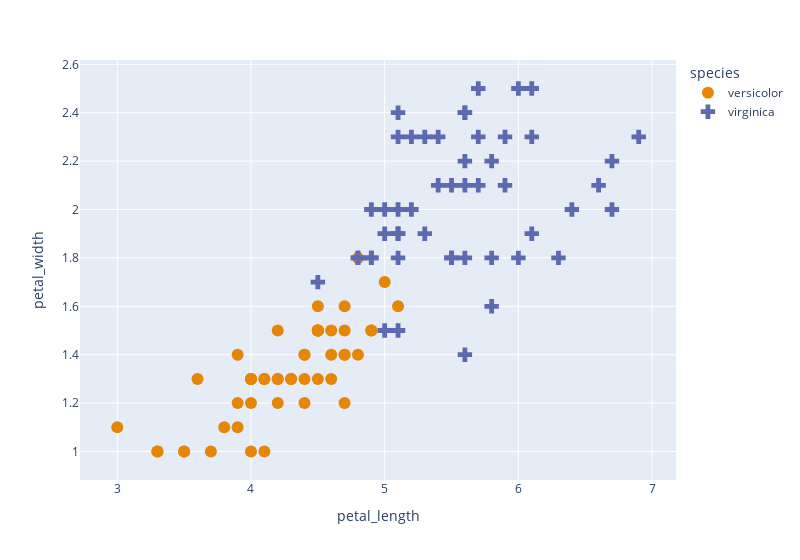

Notebook source saved alongside this figure:
### Markdown cell above
And this dataset is not.

### Code cell
fig = px.scatter(iris[iris["species"] != "setosa"], 
                 x = "petal_length",
                 y = "petal_width", 
                 color="species", 
                 symbol="species", symbol_sequence=[ "circle", "cross"],
                 render_mode="svg")
fig.update_traces(marker=dict(size=12))
fig

### Figure 1 — Plotly figure (JSON) as saved in the notebook; plotly's stock layout.template omitted (floating-point values rounded to 4 significant figures)
{"data": [{"hovertemplate": "species=versicolor<br>petal_length=%{x}<br>petal_width=%{y}<extra></extra>", "legendgroup": "versicolor", "marker": {"color": "rgb(229, 134, 6)", "size": 12, "symbol": "circle"}, "mode": "markers", "name": "versicolor", "orientation": "v", "showlegend": true, "type": "scatter", "x": [4.7, 4.5, 4.9, 4.0, 4.6, 4.5, 4.7, 3.3, 4.6, 3.9, 3.5, 4.2, 4.0, 4.7, 3.6, 4.4, 4.5, 4.1, 4.5, 3.9, 4.8, 4.0, 4.9, 4.7, 4.3, 4.4, 4.8, 5.0, 4.5, 3.5, 3.8, 3.7, 3.9, 5.1, 4.5, 4.5, 4.7, 4.4, 4.1, 4.0, 4.4, 4.6, 4.0, 3.3, 4.2, 4.2, 4.2, 4.3, 3.0, 4.1], "xaxis": "x", "y": [1.4, 1.5, 1.5, 1.3, 1.5, 1.3, 1.6, 1.0, 1.3, 1.4, 1.0, 1.5, 1.0, 1.4, 1.3, 1.4, 1.5, 1.0, 1.5, 1.1, 1.8, 1.3, 1.5, 1.2, 1.3, 1.4, 1.4, 1.7, 1.5, 1.0, 1.1, 1.0, 1.2, 1.6, 1.5, 1.6, 1.5, 1.3, 1.3, 1.3, 1.2, 1.4, 1.2, 1.0, 1.3, 1.2, 1.3, 1.3, 1.1, 1.3], "yaxis": "y"}, {"hovertemplate": "species=virginica<br>petal_length=%{x}<br>petal_width=%{y}<extra></extra>", "legendgroup": "virginica", "marker": {"color": "rgb(93, 105, 177)", "size": 12, "symbol": "cross"}, "mode": "markers", "name": "virginica", "orientation": "v", "showlegend": true, "type": "scatter", "x": [6.0, 5.1, 5.9, 5.6, 5.8, 6.6, 4.5, 6.3, 5.8, 6.1, 5.1, 5.3, 5.5, 5.0, 5.1, 5.3, 5.5, 6.7, 6.9, 5.0, 5.7, 4.9, 6.7, 4.9, 5.7, 6.0, 4.8, 4.9, 5.6, 5.8, 6.1, 6.4, 5.6, 5.1, 5.6, 6.1, 5.6, 5.5, 4.8, 5.4, 5.6, 5.1, 5.1, 5.9, 5.7, 5.2, 5.0, 5.2, 5.4, 5.1], "xaxis": "x", "y": [2.5, 1.9, 2.1, 1.8, 2.2, 2.1, 1.7, 1.8, 1.8, 2.5, 2.0, 1.9, 2.1, 2.0, 2.4, 2.3, 1.8, 2.2, 2.3, 1.5, 2.3, 2.0, 2.0, 1.8, 2.1, 1.8, 1.8, 1.8, 2.1, 1.6, 1.9, 2.0, 2.2, 1.5, 1.4, 2.3, 2.4, 1.8, 1.8, 2.1, 2.4, 2.3, 1.9, 2.3, 2.5, 2.3, 1.9, 2.0, 2.3, 1.8], "yaxis": "y"}], "layout": {"legend": {"title": {"text": "species"}, "tracegroupgap": 0}, "margin": {"t": 60}, "width": 800, "xaxis": {"anchor": "y", "domain": [0, 1], "title": {"text": "petal_length"}}, "yaxis": {"anchor": "x", "domain": [0, 1], "title": {"text": "petal_width"}}}}
